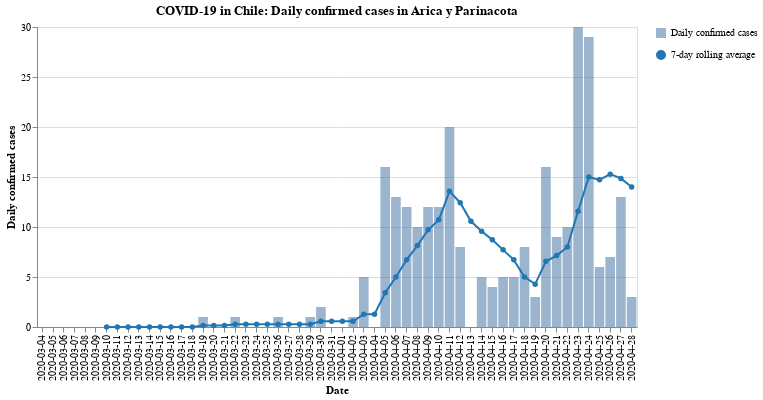

Notebook source saved alongside this figure:
### Code cell
#hide_input
bars, line = my_cases_plot(region)
(bars + line).properties(
    title=f'COVID-19 in Chile: Daily confirmed cases in {region}',
    width=600
)

### Figure 1 — Vega-Lite specification as saved in the notebook (floating-point values rounded to 4 significant figures)
{"config": {"view": {"continuousWidth": 400, "continuousHeight": 300}}, "layer": [{"mark": {"type": "bar", "opacity": 0.7}, "encoding": {"opacity": {"type": "nominal", "field": "Daily confirmed cases", "legend": {"title": ""}}, "tooltip": [{"type": "nominal", "field": "Date"}, {"type": "quantitative", "field": "Confirmed cases"}], "x": {"type": "nominal", "axis": {"title": "Date"}, "field": "Date"}, "y": {"type": "quantitative", "axis": {"title": "Daily confirmed cases"}, "field": "Confirmed cases"}}}, {"mark": {"type": "line", "color": "#1f77b4", "point": {"filled": true, "fill": "#1f77b4"}}, "encoding": {"shape": {"type": "nominal", "field": "7-day rolling average", "legend": {"title": ""}}, "x": {"type": "nominal", "axis": {"title": "Date"}, "field": "Date"}, "y": {"type": "quantitative", "field": "Rolling"}}}], "data": {"name": "data-c56e0a6eb619e3847a9e0acae7d8f9fe"}, "title": "COVID-19 in Chile: Daily confirmed cases in Arica y Parinacota", "width": 600, "$schema": "https://vega.github.io/schema/vega-lite/v4.8.1.json", "datasets": {"data-c56e0a6eb619e3847a9e0acae7d8f9fe": [{"Date": "2020-03-04", "Confirmed cases": 0, "Rolling": null, "Daily confirmed cases": "Daily confirmed cases", "7-day rolling average": "7-day rolling average"}, {"Date": "2020-03-05", "Confirmed cases": 0, "Rolling": null, "Daily confirmed cases": "Daily confirmed cases", "7-day rolling average": "7-day rolling average"}, {"Date": "2020-03-06", "Confirmed cases": 0, "Rolling": null, "Daily confirmed cases": "Daily confirmed cases", "7-day rolling average": "7-day rolling average"}, {"Date": "2020-03-07", "Confirmed cases": 0, "Rolling": null, "Daily confirmed cases": "Daily confirmed cases", "7-day rolling average": "7-day rolling average"}, {"Date": "2020-03-08", "Confirmed cases": 0, "Rolling": null, "Daily confirmed cases": "Daily confirmed cases", "7-day rolling average": "7-day rolling average"}, {"Date": "2020-03-09", "Confirmed cases": 0, "Rolling": null, "Daily confirmed cases": "Daily confirmed cases", "7-day rolling average": "7-day rolling average"}, {"Date": "2020-03-10", "Confirmed cases": 0, "Rolling": 0.0, "Daily confirmed cases": "Daily confirmed cases", "7-day rolling average": "7-day rolling average"}, {"Date": "2020-03-11", "Confirmed cases": 0, "Rolling": 0.0, "Daily confirmed cases": "Daily confirmed cases", "7-day rolling average": "7-day rolling average"}, {"Date": "2020-03-12", "Confirmed cases": 0, "Rolling": 0.0, "Daily confirmed cases": "Daily confirmed cases", "7-day rolling average": "7-day rolling average"}, {"Date": "2020-03-13", "Confirmed cases": 0, "Rolling": 0.0, "Daily confirmed cases": "Daily confirmed cases", "7-day rolling average": "7-day rolling average"}, {"Date": "2020-03-14", "Confirmed cases": 0, "Rolling": 0.0, "Daily confirmed cases": "Daily confirmed cases", "7-day rolling average": "7-day rolling average"}, {"Date": "2020-03-15", "Confirmed cases": 0, "Rolling": 0.0, "Daily confirmed cases": "Daily confirmed cases", "7-day rolling average": "7-day rolling average"}, {"Date": "2020-03-16", "Confirmed cases": 0, "Rolling": 0.0, "Daily confirmed cases": "Daily confirmed cases", "7-day rolling average": "7-day rolling average"}, {"Date": "2020-03-17", "Confirmed cases": 0, "Rolling": 0.0, "Daily confirmed cases": "Daily confirmed cases", "7-day rolling average": "7-day rolling average"}, {"Date": "2020-03-18", "Confirmed cases": 0, "Rolling": 0.0, "Daily confirmed cases": "Daily confirmed cases", "7-day rolling average": "7-day rolling average"}, {"Date": "2020-03-19", "Confirmed cases": 1, "Rolling": 0.1429, "Daily confirmed cases": "Daily confirmed cases", "7-day rolling average": "7-day rolling average"}, {"Date": "2020-03-20", "Confirmed cases": 0, "Rolling": 0.1429, "Daily confirmed cases": "Daily confirmed cases", "7-day rolling average": "7-day rolling average"}, {"Date": "2020-03-21", "Confirmed cases": 0, "Rolling": 0.1429, "Daily confirmed cases": "Daily confirmed cases", "7-day rolling average": "7-day rolling average"}, {"Date": "2020-03-22", "Confirmed cases": 1, "Rolling": 0.2857, "Daily confirmed cases": "Daily confirmed cases", "7-day rolling average": "7-day rolling average"}, {"Date": "2020-03-23", "Confirmed cases": 0, "Rolling": 0.2857, "Daily confirmed cases": "Daily confirmed cases", "7-day rolling average": "7-day rolling average"}, {"Date": "2020-03-24", "Confirmed cases": 0, "Rolling": 0.2857, "Daily confirmed cases": "Daily confirmed cases", "7-day rolling average": "7-day rolling average"}, {"Date": "2020-03-25", "Confirmed cases": 0, "Rolling": 0.2857, "Daily confirmed cases": "Daily confirmed cases", "7-day rolling average": "7-day rolling average"}, {"Date": "2020-03-26", "Confirmed cases": 1, "Rolling": 0.2857, "Daily confirmed cases": "Daily confirmed cases", "7-day rolling average": "7-day rolling average"}, {"Date": "2020-03-27", "Confirmed cases": 0, "Rolling": 0.2857, "Daily confirmed cases": "Daily confirmed cases", "7-day rolling average": "7-day rolling average"}, {"Date": "2020-03-28", "Confirmed cases": 0, "Rolling": 0.2857, "Daily confirmed cases": "Daily confirmed cases", "7-day rolling average": "7-day rolling average"}, {"Date": "2020-03-29", "Confirmed cases": 1, "Rolling": 0.2857, "Daily confirmed cases": "Daily confirmed cases", "7-day rolling average": "7-day rolling average"}, {"Date": "2020-03-30", "Confirmed cases": 2, "Rolling": 0.5714, "Daily confirmed cases": "Daily confirmed cases", "7-day rolling average": "7-day rolling average"}, {"Date": "2020-03-31", "Confirmed cases": 0, "Rolling": 0.5714, "Daily confirmed cases": "Daily confirmed cases", "7-day rolling average": "7-day rolling average"}, {"Date": "2020-04-01", "Confirmed cases": 0, "Rolling": 0.5714, "Daily confirmed cases": "Daily confirmed cases", "7-day rolling average": "7-day rolling average"}, {"Date": "2020-04-02", "Confirmed cases": 1, "Rolling": 0.5714, "Daily confirmed cases": "Daily confirmed cases", "7-day rolling average": "7-day rolling average"}, {"Date": "2020-04-03", "Confirmed cases": 5, "Rolling": 1.286, "Daily confirmed cases": "Daily confirmed cases", "7-day rolling average": "7-day rolling average"}, {"Date": "2020-04-04", "Confirmed cases": 0, "Rolling": 1.286, "Daily confirmed cases": "Daily confirmed cases", "7-day rolling average": "7-day rolling average"}, {"Date": "2020-04-05", "Confirmed cases": 16, "Rolling": 3.429, "Daily confirmed cases": "Daily confirmed cases", "7-day rolling average": "7-day rolling average"}, {"Date": "2020-04-06", "Confirmed cases": 13, "Rolling": 5.0, "Daily confirmed cases": "Daily confirmed cases", "7-day rolling average": "7-day rolling average"}, {"Date": "2020-04-07", "Confirmed cases": 12, "Rolling": 6.714, "Daily confirmed cases": "Daily confirmed cases", "7-day rolling average": "7-day rolling average"}, {"Date": "2020-04-08", "Confirmed cases": 10, "Rolling": 8.143, "Daily confirmed cases": "Daily confirmed cases", "7-day rolling average": "7-day rolling average"}, {"Date": "2020-04-09", "Confirmed cases": 12, "Rolling": 9.714, "Daily confirmed cases": "Daily confirmed cases", "7-day rolling average": "7-day rolling average"}, {"Date": "2020-04-10", "Confirmed cases": 12, "Rolling": 10.71, "Daily confirmed cases": "Daily confirmed cases", "7-day rolling average": "7-day rolling average"}, {"Date": "2020-04-11", "Confirmed cases": 20, "Rolling": 13.57, "Daily confirmed cases": "Daily confirmed cases", "7-day rolling average": "7-day rolling average"}, {"Date": "2020-04-12", "Confirmed cases": 8, "Rolling": 12.43, "Daily confirmed cases": "Daily confirmed cases", "7-day rolling average": "7-day rolling average"}, {"Date": "2020-04-13", "Confirmed cases": 0, "Rolling": 10.57, "Daily confirmed cases": "Daily confirmed cases", "7-day rolling average": "7-day rolling average"}, {"Date": "2020-04-14", "Confirmed cases": 5, "Rolling": 9.571, "Daily confirmed cases": "Daily confirmed cases", "7-day rolling average": "7-day rolling average"}, {"Date": "2020-04-15", "Confirmed cases": 4, "Rolling": 8.714, "Daily confirmed cases": "Daily confirmed cases", "7-day rolling average": "7-day rolling average"}, {"Date": "2020-04-16", "Confirmed cases": 5, "Rolling": 7.714, "Daily confirmed cases": "Daily confirmed cases", "7-day rolling average": "7-day rolling average"}, {"Date": "2020-04-17", "Confirmed cases": 5, "Rolling": 6.714, "Daily confirmed cases": "Daily confirmed cases", "7-day rolling average": "7-day rolling average"}, {"Date": "2020-04-18", "Confirmed cases": 8, "Rolling": 5.0, "Daily confirmed cases": "Daily confirmed cases", "7-day rolling average": "7-day rolling average"}, {"Date": "2020-04-19", "Confirmed cases": 3, "Rolling": 4.286, "Daily confirmed cases": "Daily confirmed cases", "7-day rolling average": "7-day rolling average"}, {"Date": "2020-04-20", "Confirmed cases": 16, "Rolling": 6.571, "Daily confirmed cases": "Daily confirmed cases", "7-day rolling average": "7-day rolling average"}, {"Date": "2020-04-21", "Confirmed cases": 9, "Rolling": 7.143, "Daily confirmed cases": "Daily confirmed cases", "7-day rolling average": "7-day rolling average"}, {"Date": "2020-04-22", "Confirmed cases": 10, "Rolling": 8.0, "Daily confirmed cases": "Daily confirmed cases", "7-day rolling average": "7-day rolling average"}, {"Date": "2020-04-23", "Confirmed cases": 30, "Rolling": 11.57, "Daily confirmed cases": "Daily confirmed cases", "7-day rolling average": "7-day rolling average"}, {"Date": "2020-04-24", "Confirmed cases": 29, "Rolling": 15.0, "Daily confirmed cases": "Daily confirmed cases", "7-day rolling average": "7-day rolling average"}, {"Date": "2020-04-25", "Confirmed cases": 6, "Rolling": 14.71, "Daily confirmed cases": "Daily confirmed cases", "7-day rolling average": "7-day rolling average"}, {"Date": "2020-04-26", "Confirmed cases": 7, "Rolling": 15.29, "Daily confirmed cases": "Daily confirmed cases", "7-day rolling average": "7-day rolling average"}, {"Date": "2020-04-27", "Confirmed cases": 13, "Rolling": 14.86, "Daily confirmed cases": "Daily confirmed cases", "7-day rolling average": "7-day rolling average"}, {"Date": "2020-04-28", "Confirmed cases": 3, "Rolling": 14.0, "Daily confirmed cases": "Daily confirmed cases", "7-day rolling average": "7-day rolling average"}]}}
